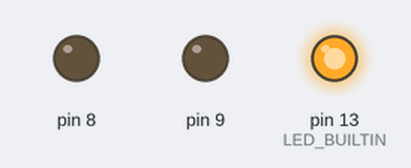
This sketch was run on a simulated Arduino Uno, built with avr-gcc and run on an emulated ATmega328P. On the bench: output pins drawn as LEDs (lit = HIGH).

Above: at 0.17 s.
At 1.57 s:
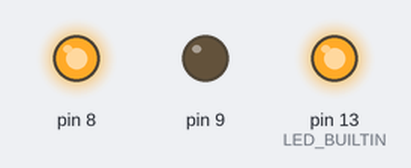
At 2.62 s:
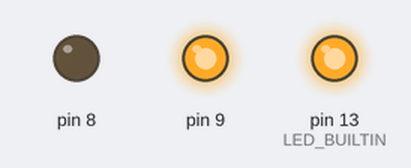
At 6.2 s:
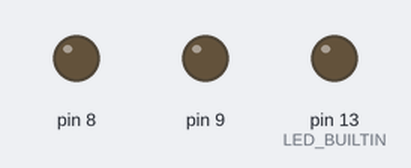
At 9.4 s:
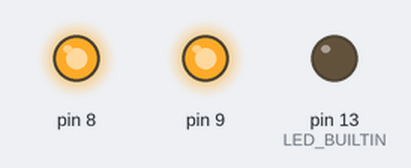
At 11.5 s:
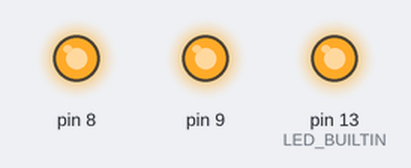
Timing chart, 0 to 13.0 s (numbered marks = the images above):
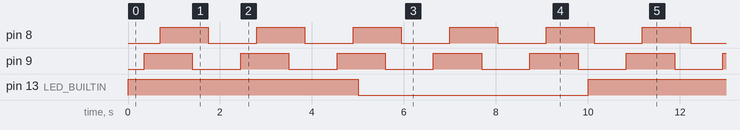

The sketch:

Timer1CompBlink.ino
```cpp
//============================================================
// An Arduino Sketch to flash an LED on pin D8 and another on
// D9 using Timer/counter 1 in normal mode, with a 256
// prescaler and using the two compare match interrupts.
//
// NOTE: This will mess up PWM on pins D9 and D10.
//
// Norman Dunbar
// 26 February 2020.
//============================================================


//============================================================
// A function for Arduino and AVR to enable Timer/counter 1
// in normal mode and with a 256 prescaler and the compare A/B
// interrupts enabled. The interrupts will trigger every
// 1.048576 seconds.
//
// NOTE: This will mess up PWM on pins D9 and D10 if used in
// an Arduino sketch, Timer/counter 1 allows analogWrite() on
// those two pins.
//============================================================

void enableTimer1CompMatch(uint16_t ocr1a, uint16_t ocr1b) {
    // Choose normal timer/counter mode.
    // This overrides the Arduino setup.
    TCCR1A = ((0 << WGM11) | (0 << WGM10));
    TCCR1B = ((0 << WGM13) | (0 << WGM12));

    // Clear the interrupt flags.
    TIFR1 = ((1 << OCF1A) | (1 << OCF1B));

	// Set the compare match registers.
	OCR1A = ocr1a;
	OCR1B = ocr1b;

    // Enable both the Compare Match Interrupts.
    TIMSK1 = ((1 << OCIE1A) | (1 << OCIE1B));

    // Choose a prescaler to start the timer/counter.
	// Divide by 256 is chosen here.
    TCCR1B |= ((1 << CS12) | (0 << CS11) | (0 << CS10));
}


void setup() {
	// Enable LED pins D8, D9 & D13.
	pinMode(8, OUTPUT);
	pinMode(9, OUTPUT);
	pinMode(LED_BUILTIN, OUTPUT);

	// Enable Timer/counter 1.
	// D8/PB0 = COMP1A toggles at 43,692 roughly 2/3 of the MAX.
    // D9/PB1 = COMP1B toggles at 21,845 roughly 1/3 of the MAX.
	enableTimer1CompMatch(43692, 21845);
}


void loop() {
	// Flash the built in LED every 5 seconds.
	digitalWrite(LED_BUILTIN, HIGH);
	delay(5000);
	digitalWrite(LED_BUILTIN, LOW);
	delay(5000);
}


ISR(TIMER1_COMPA_vect) {
	// Toggle pin D8 (PB0) every interrupt.
	PINB |= (1 << PINB0);
}

ISR(TIMER1_COMPB_vect) {
	// Toggle pin D9 (PB1) every interrupt.
	PINB |= (1 << PINB1);
}
```

Measured:
- by itself, pin 8, pin 9: alternates HIGH for 1.0 s and LOW for 1.0 s
- by itself, pin 13 (LED_BUILTIN): alternates HIGH for 5.0 s and LOW for 5.0 s
